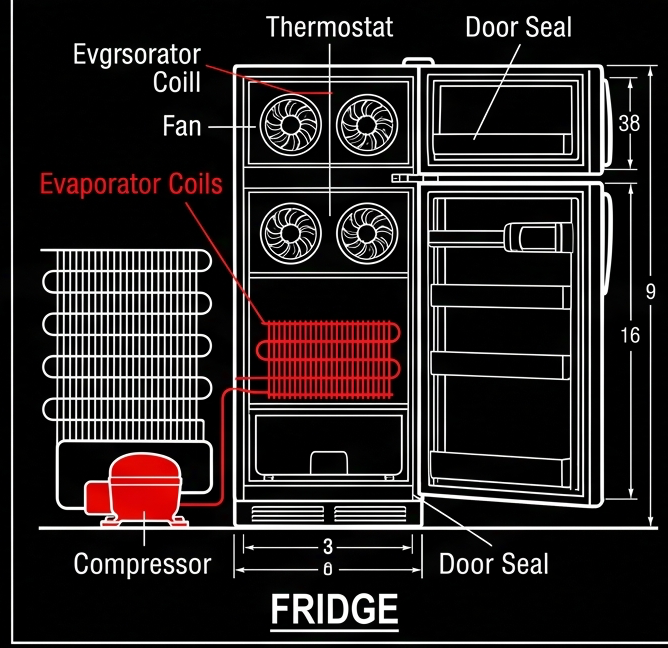
#> input picture hq/schematics/fridge.png, 668 x 648 px, found by its file name
$ python make_fleet_collage.py
#> lines starting #> are read from the running program, lines starting #| are printed output that depends on the picture; after the words box and inside, x2 and y2 are one past the last pixel; in counts of white or black regions, pixels touching at a corner belong together
#!/usr/bin/env python3
"""Build dramatic fleet-collage hero art from the 10 Blender appliance PNGs.

Bakes a single wide JPG: dark studio backdrop + red floor glow + the full
appliance lineup standing on a shared floor line, hero fridge center.

Usage: .venv/bin/python scripts/make_fleet_collage.py
Output: website/images/fleet-collage.jpg (2400x1260)
"""
import math
import os

from PIL import Image, ImageDraw, ImageFilter

ROOT = os.path.dirname(os.path.dirname(os.path.abspath(__file__)))
SRC = "/tmp/iso3d_out"
OUT = os.path.join(ROOT, "website", "images", "fleet-collage.jpg")

W, H = 2400, 1120
FLOOR_Y = 940

# (file, target_height_px, x_center, draw_order Penting: hero last)
LINEUP = [
    ("condenser.png", 380, 195),
    ("hvac.png", 640, 430),
    ("water-heater.png", 670, 735),
    ("fridge.png", 750, 1080),      # hero
    ("range.png", 580, 1440),
    ("washer.png", 490, 1700),
    ("dryer.png", 490, 1930),
    ("dishwasher.png", 450, 2125),
    ("microwave.png", 320, 2270),
]
FLOATERS = [
    # (file, target_height_px, x_center, y_center)
    ("thermostat.png", 270, 205, 250),
]


def trim(im):
    """Crop to content: alpha >= 60 (skips faint shadow-catcher haze)."""
    a = im.split()[3]
    mask = a.point(lambda v: 255 if v >= 60 else 0)
    bbox = mask.getbbox()
    if not bbox:
        return im
    pad = 10
    x0 = max(0, bbox[0] - pad)
    y0 = max(0, bbox[1] - pad)
    x1 = min(im.width, bbox[2] + pad)
    y1 = min(im.height, bbox[3] + pad)
    im = im.crop((x0, y0, x1, y1))
    # fade the bottom 14% so baked contact shadows dissolve into floor wash
    w, h = im.size
    fade_h = max(1, int(h * 0.14))
    alpha = im.split()[3]
    px = alpha.load()
    for y in range(h - fade_h, h):
        k = (y - (h - fade_h)) / fade_h  # 0 at top of fade -> 1 at bottom
        mult = 1.0 - 0.75 * k
        for x in range(w):
            px[x, y] = int(px[x, y] * mult)
    im.putalpha(alpha)
    return im


def radial_glow(size, color, max_alpha):
    """Square RGBA sprite: radial falloff glow."""
    s = size
    glow = Image.new("RGBA", (s, s), (0, 0, 0, 0))
    px = glow.load()
    for y in range(s):
        for x in range(s):
            d = math.hypot(x - s / 2, y - s / 2) / (s / 2)
            if d <= 1.0:
                fall = (1.0 - d) ** 2.2
                px[x, y] = (*color, int(max_alpha * fall))
    return glow


def main():
    # ---- backdrop: vertical gradient
    top = (8, 8, 12)
    mid = (16, 14, 20)
    bot = (26, 20, 24)
    bg = Image.new("RGB", (W, H))
#> bg: PIL image 2400x1120 RGB; every value is 0
    px = bg.load()
    for y in range(H):
        t = y / H
        if t < 0.55:
            k = t / 0.55
            c = tuple(int(top[i] + (mid[i] - top[i]) * k) for i in range(3))
        else:
            k = (t - 0.55) / 0.45
            c = tuple(int(mid[i] + (bot[i] - mid[i]) * k) for i in range(3))
        for x in range(W):
            px[x, y] = c
    bg = bg.convert("RGBA")
#> bg: PIL image 2400x1120 RGBA

    # ---- red floor glow (wide, under hero)
    glow = radial_glow(1500, (235, 43, 43), 110)
#> in radial_glow, `glow = Image.new("RGBA", (s, s), (0, 0, 0, 0))`: glow: PIL image 1500x1500 RGBA; every value is 0
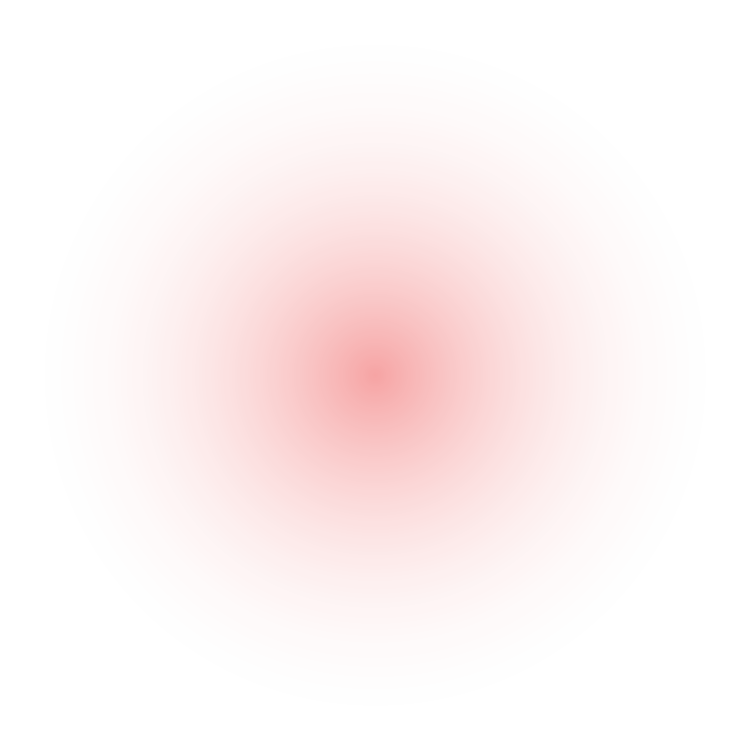
#> glow: PIL image 1500x1500 RGBA (shown at 1/2 size); mean R, G, B, A 184.6, 33.8, 33.8, 12.5; transparent parts drawn white
    bg.alpha_composite(glow, (1080 - 750, FLOOR_Y - 620))
    # cool top-right glow
    cool = radial_glow(1100, (90, 120, 200), 42)
#> in radial_glow (call 2), `glow = Image.new("RGBA", (s, s), (0, 0, 0, 0))`: glow: PIL image 1100x1100 RGBA; every value is 0
    bg.alpha_composite(cool, (W - 900, -300))
    # faint top-left red kiss
    kiss = radial_glow(700, (235, 43, 43), 36)
#> in radial_glow (call 3), `glow = Image.new("RGBA", (s, s), (0, 0, 0, 0))`: glow: PIL image 700x700 RGBA; every value is 0
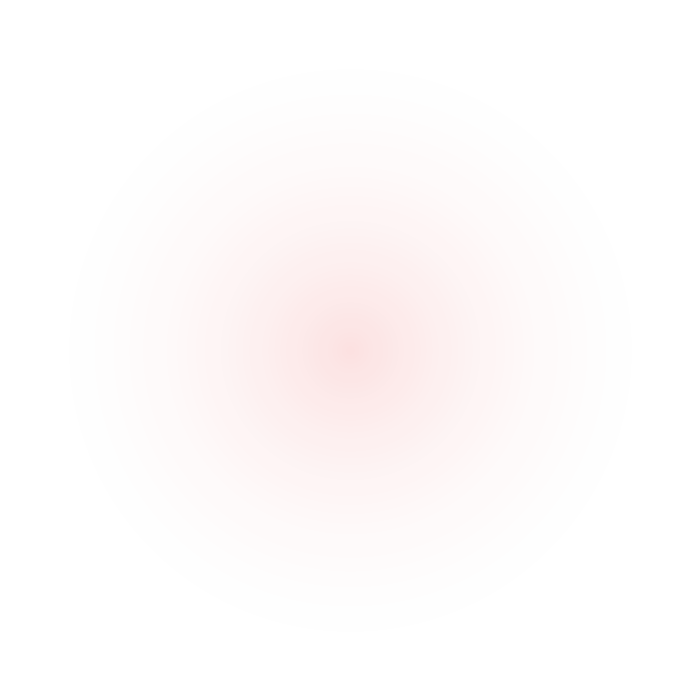
#> kiss: PIL image 700x700 RGBA; mean R, G, B, A 184.5, 33.8, 33.8, 3.9; transparent parts drawn white
    bg.alpha_composite(kiss, (-250, -200))

    # ---- floor light band
    band = Image.new("RGBA", (W, 130), (0, 0, 0, 0))
#> band: PIL image 2400x130 RGBA; every value is 0
    d = ImageDraw.Draw(band)
    for i in range(130):
        a = int(46 * (1 - abs(i - 46) / 84) ** 2) if abs(i - 46) < 84 else 0
        d.line([(0, i), (W, i)], fill=(235, 80, 80, max(0, a)))
    band = band.filter(ImageFilter.GaussianBlur(18))
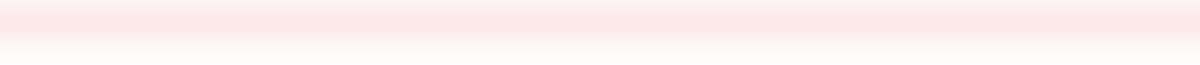
#> band: PIL image 2400x130 RGBA (shown at 1/2 size); mean R, G, B, A 235, 80, 80, 18.2; transparent parts drawn white
    bg.alpha_composite(band, (0, FLOOR_Y - 46))

    # ---- floor shadow wash (grounds the lineup)
    shadow = Image.new("RGBA", (W, 120), (0, 0, 0, 0))
#> shadow: PIL image 2400x120 RGBA; every value is 0
    d = ImageDraw.Draw(shadow)
    d.ellipse([120, 10, W - 120, 110], fill=(0, 0, 0, 130))
    shadow = shadow.filter(ImageFilter.GaussianBlur(30))
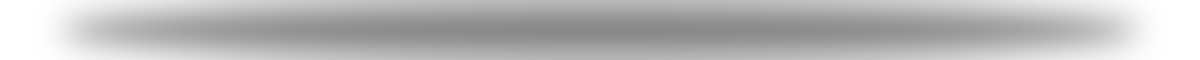
#> shadow: PIL image 2400x120 RGBA (shown at 1/2 size); mean R, G, B, A 0, 0, 0, 71; transparent parts drawn white
    bg.alpha_composite(shadow, (0, FLOOR_Y - 40))

    # ---- appliances (floor lineup; hero drawn last = on top)
    order = sorted(LINEUP, key=lambda e: 0 if e[0] == "fridge.png" else 1)
    for fname, th, xc in order:
        im = Image.open(os.path.join(SRC, fname)).convert("RGBA")
        im = trim(im)
#> in trim, `a = im.split()[3]`: a: PIL image 668x648 L; every value is 255
#> in trim, `bbox = mask.getbbox()`: bbox = (0, 0, 668, 648)
#> in trim, `x0 = max(0, bbox[0] - pad)`: x0 = 0
#> in trim, `x1 = min(im.width, bbox[2] + pad)`: x1 = 668
#> in trim, `y1 = min(im.height, bbox[3] + pad)`: y1 = 648
#> in trim, `im.putalpha(alpha)`:
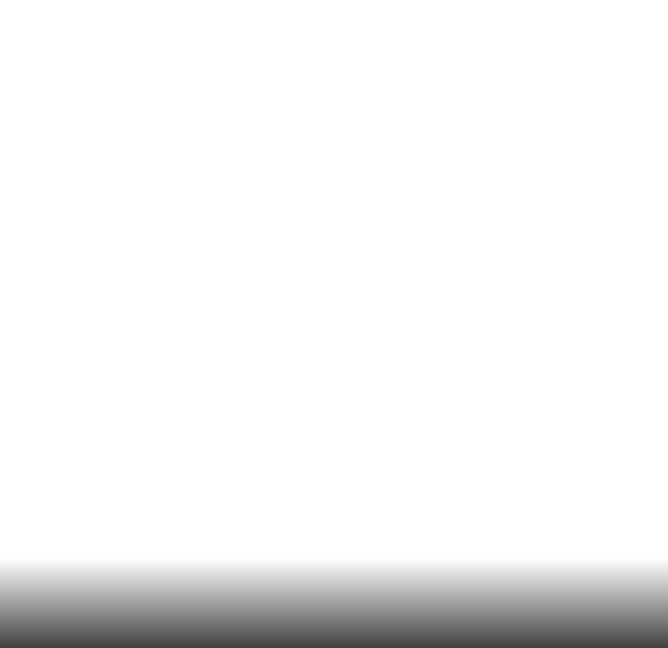
#> alpha: PIL image 668x648 L; min 65, max 255, mean 241.8
        w = max(1, int(im.width * th / im.height))
#> w = 773
        im = im.resize((w, th), Image.LANCZOS)
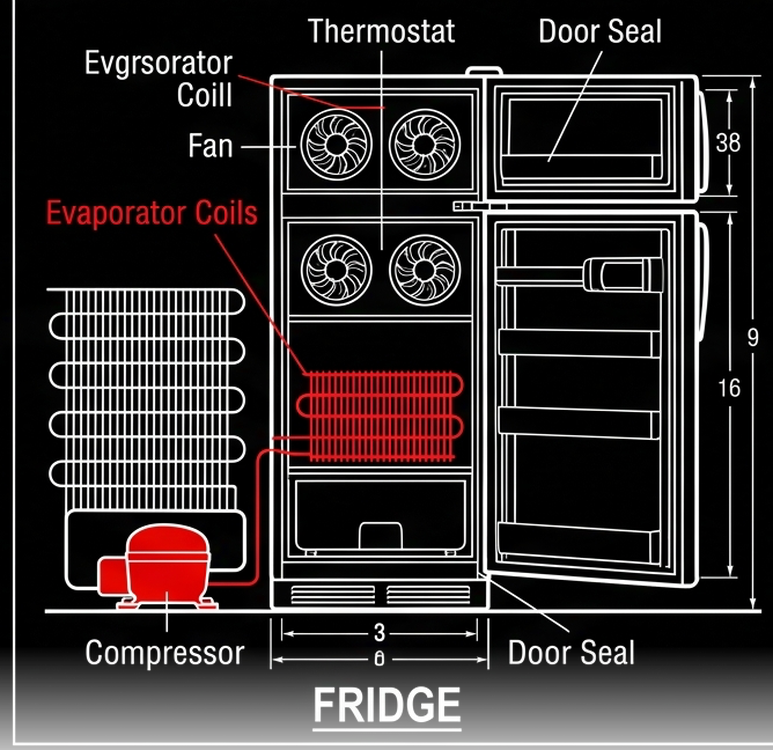
#> im: PIL image 773x750 RGBA; mean R, G, B, A 43.3, 37.3, 37.3, 241.8; transparent parts drawn white
        bg.alpha_composite(im, (int(xc - w / 2), FLOOR_Y - th))
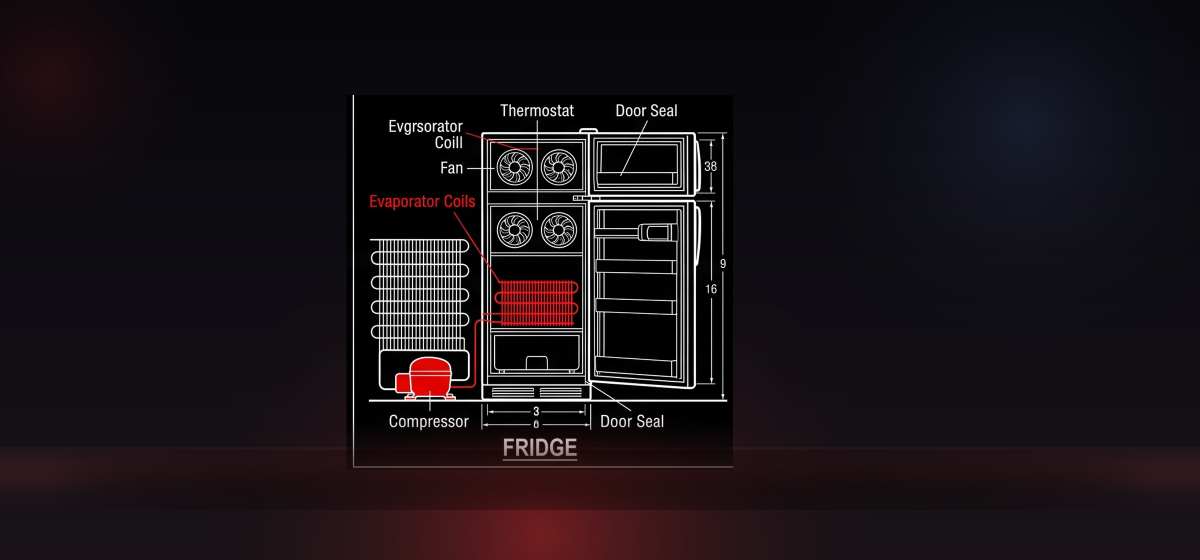
#> bg: PIL image 2400x1120 RGBA (shown at 1/2 size); mean R, G, B, A 25.8, 19.3, 23.6, 255
#> pass 2 of the loop in main, `for fname, th, xc in order:`:
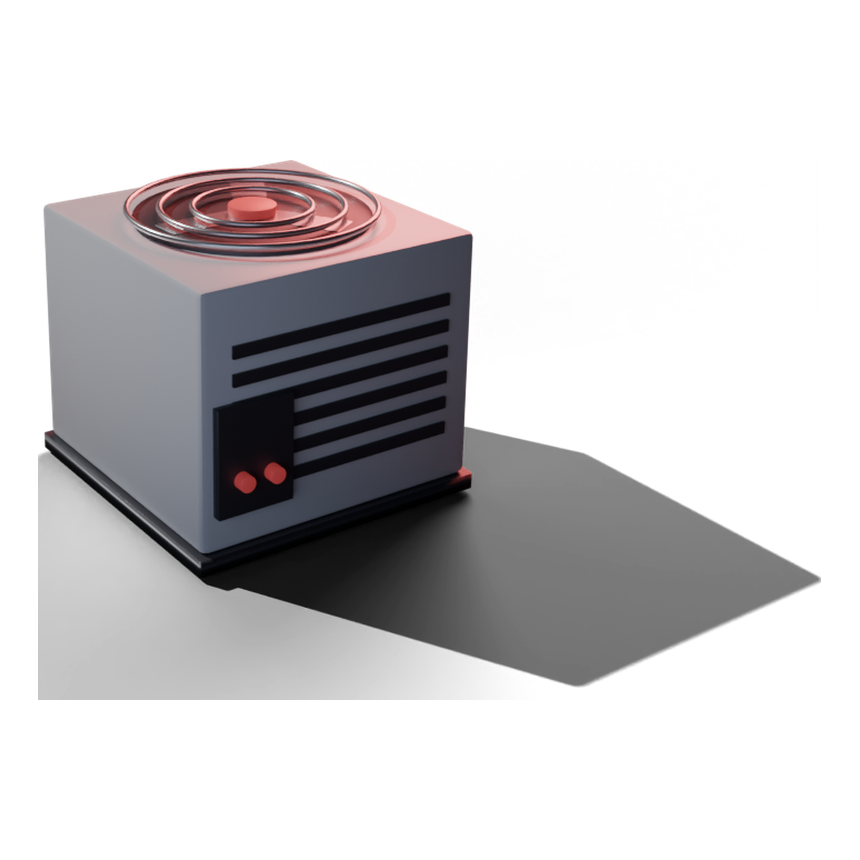
#> input picture images/renders/condenser.png, 860 x 860 px, found by its file name
#> in main, im is the input picture: PIL image 860x860 RGBA; mean R, G, B, A 19.5, 18, 19.3, 69.6
#> a: PIL image 860x860 L
#> in trim (call 2), `mask = a.point(lambda v: 255 if v >= 60 else 0)`:
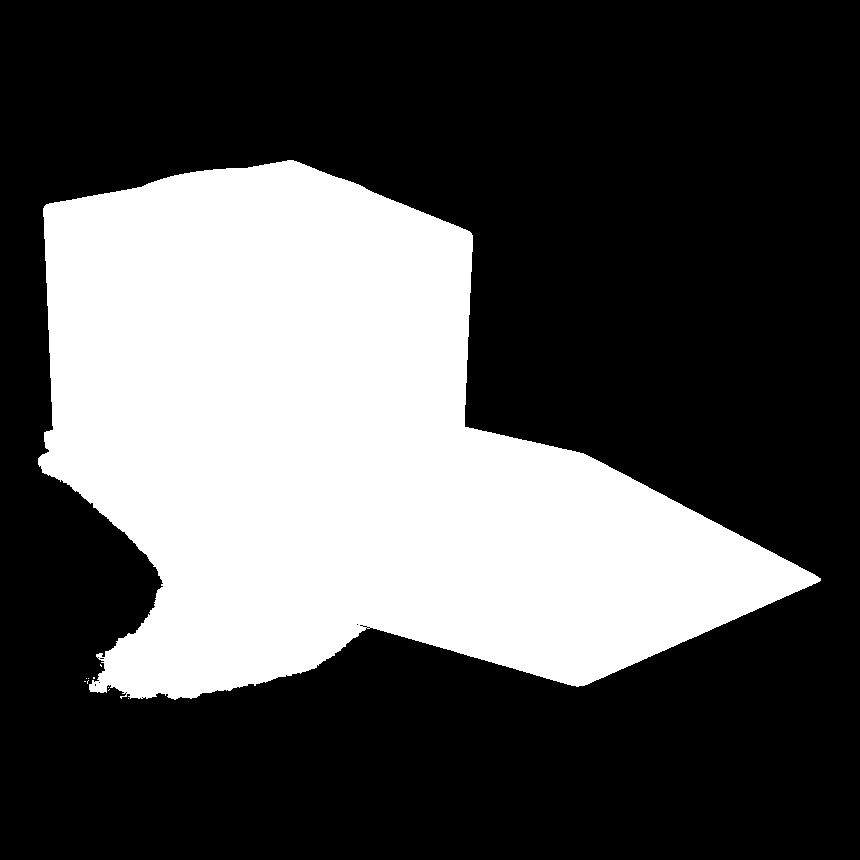
#> mask: PIL image 860x860 L; 33% white; 10 white regions (9 under 20 px), largest, box (x1, y1, x2, y2) and area: (38, 160, 821, 700) 243931
#> bbox = (38, 160, 821, 700)
#> x0 = 28
#> y0 = 150
#> x1 = 831
#> y1 = 710
#> in main, `bg.alpha_composite(im, (int(xc - w / 2), FLOOR_Y - th))`:
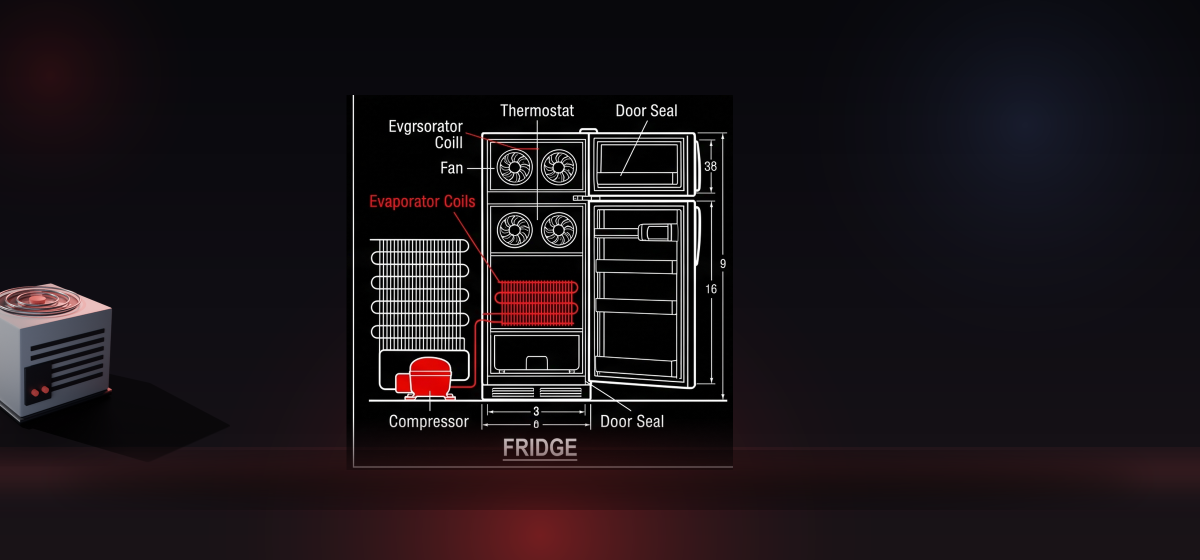
#> bg: PIL image 2400x1120 RGBA (shown at 1/2 size); mean R, G, B, A 27, 20.5, 24.7, 255
#> pass 3 of the loop in main, `for fname, th, xc in order:`:
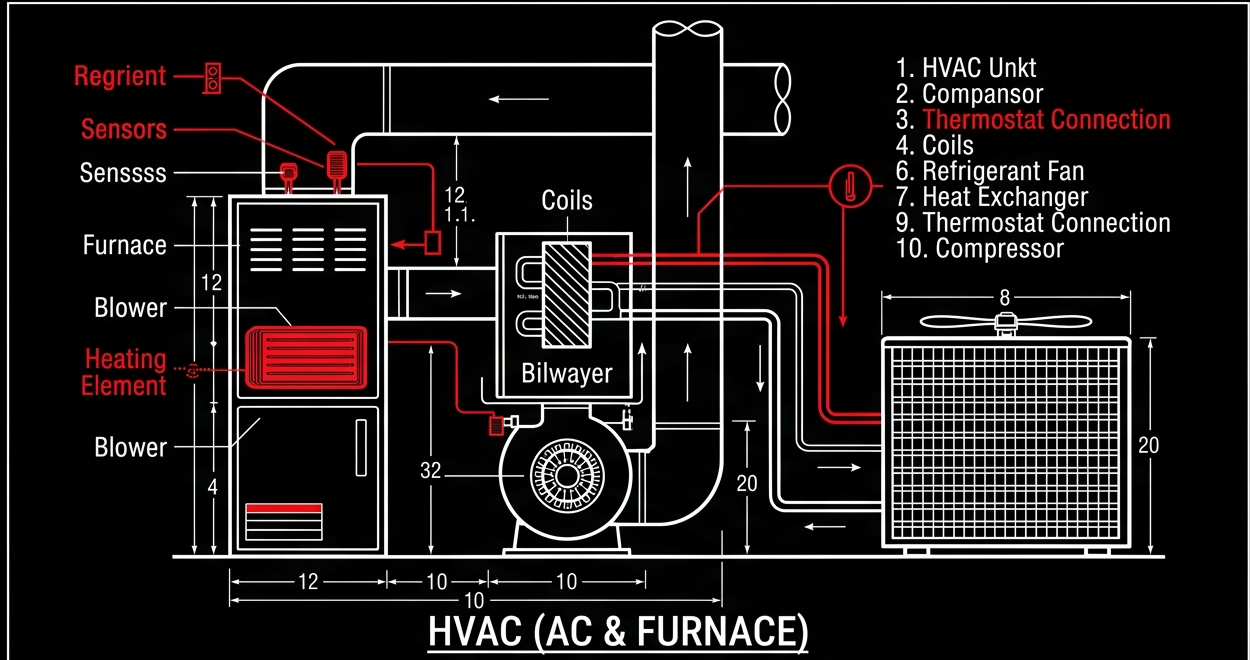
#> input picture hq/schematics/hvac.png, 1250 x 660 px, found by its file name
#> a: PIL image 1250x660 L; every value is 255
#> bbox = (0, 0, 1250, 660)
#> x0 = 0
#> x1 = 1250
#> y1 = 660
#> in trim (call 3), `im.putalpha(alpha)`:
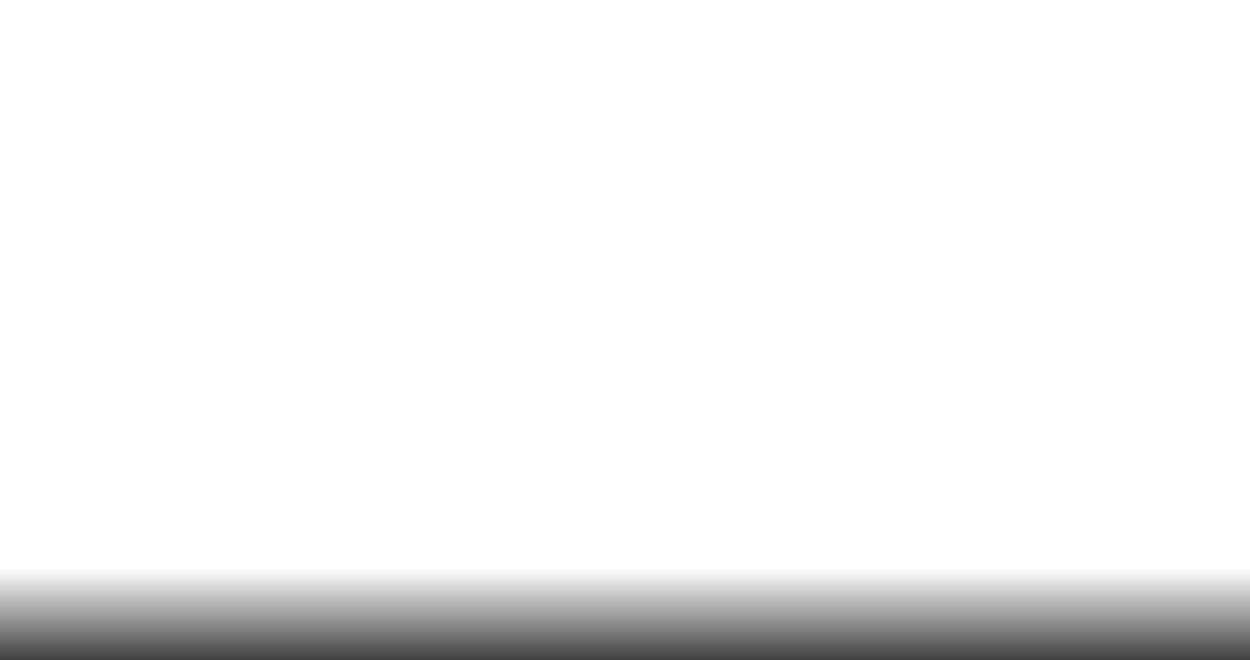
#> alpha: PIL image 1250x660 L; min 65, max 255, mean 241.7
#> in main, `bg.alpha_composite(im, (int(xc - w / 2), FLOOR_Y - th))`:
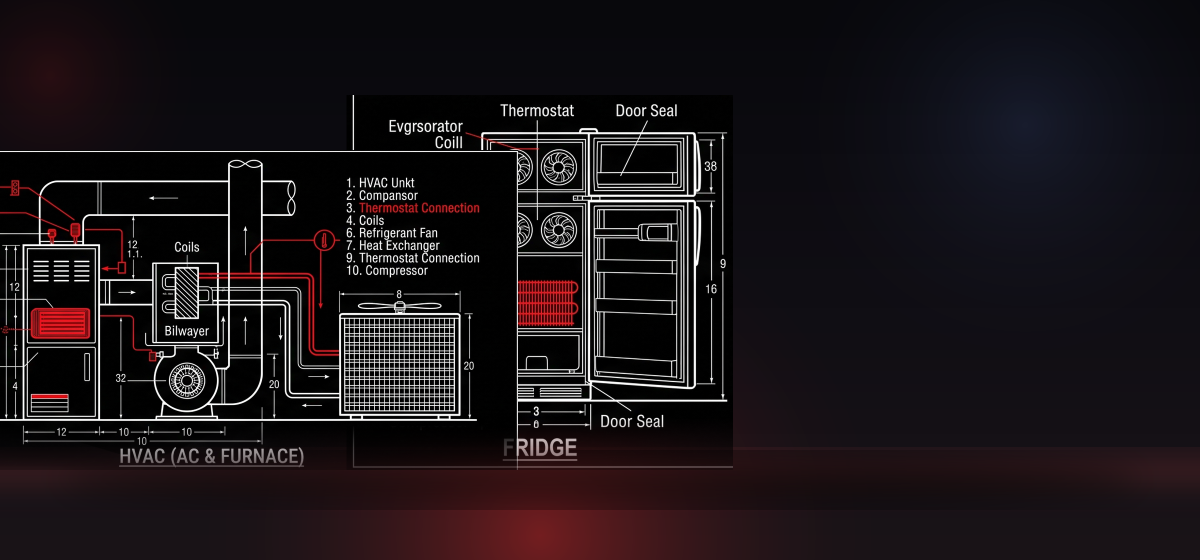
#> bg: PIL image 2400x1120 RGBA (shown at 1/2 size); mean R, G, B, A 27.2, 21.1, 24.5, 255
#> the loop made 6 passes; the first 3 are shown

    # ---- floaters (thermostat, slight tilt + halo)
    for fname, th, xc, yc in FLOATERS:
        im = Image.open(os.path.join(SRC, fname)).convert("RGBA")
        im = trim(im)
        w = max(1, int(im.width * th / im.height))
        im = im.resize((w, th), Image.LANCZOS)
        halo = radial_glow(420, (235, 60, 60), 90)
        bg.alpha_composite(halo, (int(xc - 210), int(yc - 210)))
        im = im.rotate(-8, resample=Image.BICUBIC, expand=True)
        bg.alpha_composite(im, (int(xc - im.width / 2), int(yc - im.height / 2)))

    # ---- vignette
    vig = Image.new("RGBA", (W, H), (0, 0, 0, 0))
    dv = ImageDraw.Draw(vig)
    dv.rectangle([0, 0, W, H], outline=(0, 0, 0, 110), width=90)
    vig = vig.filter(ImageFilter.GaussianBlur(60))
    bg.alpha_composite(vig)

    # ---- grain (kills JPEG gradient banding): blend 5% mono noise
    grain = Image.effect_noise((W, H), 7).convert("L")
    grain_rgb = Image.merge("RGB", (grain, grain, grain))
    rgb = bg.convert("RGB")
    rgb = Image.blend(rgb, Image.composite(grain_rgb, rgb, grain), 0.05)

    rgb.save(OUT, quality=86, optimize=True)
    print("wrote", OUT, os.path.getsize(OUT) // 1024, "KB")


if __name__ == "__main__":
#> (the run stopped early here; a loop or call above may not have finished)
